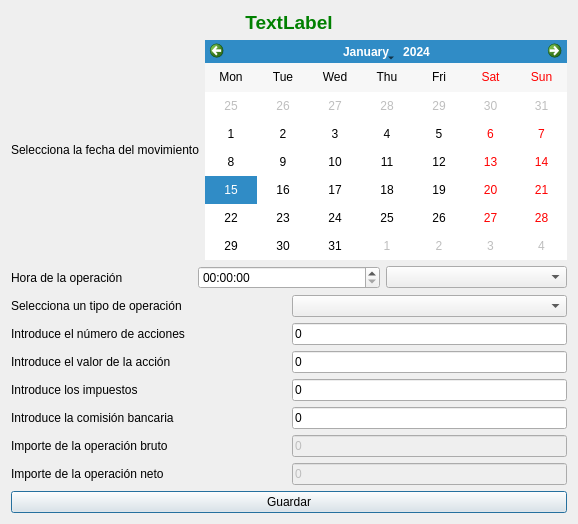
<?xml version="1.0" encoding="UTF-8"?>
<ui version="4.0">
 <class>frmInversionesIBM</class>
 <widget class="QDialog" name="frmInversionesIBM">
  <property name="windowModality">
   <enum>Qt::WindowModal</enum>
  </property>
  <property name="geometry">
   <rect>
    <x>0</x>
    <y>0</y>
    <width>578</width>
    <height>524</height>
   </rect>
  </property>
  <property name="windowTitle">
   <string>Nuevo movimiento de la inversión seleccionada</string>
  </property>
  <property name="windowIcon">
   <iconset>
    <normaloff>:/xulpmoney/document-edit.png</normaloff>:/xulpmoney/document-edit.png</iconset>
  </property>
  <property name="modal">
   <bool>true</bool>
  </property>
  <layout class="QHBoxLayout" name="horizontalLayout_9">
   <item>
    <layout class="QVBoxLayout" name="verticalLayout">
     <item>
      <widget class="QLabel" name="lblTitulo">
       <property name="font">
        <font>
         <pointsize>14</pointsize>
         <weight>75</weight>
         <bold>true</bold>
        </font>
       </property>
       <property name="styleSheet">
        <string notr="true">color: rgb(0, 128, 0);</string>
       </property>
       <property name="text">
        <string>TextLabel</string>
       </property>
       <property name="alignment">
        <set>Qt::AlignCenter</set>
       </property>
      </widget>
     </item>
     <item>
      <layout class="QHBoxLayout" name="horizontalLayout_2">
       <item>
        <widget class="QLabel" name="label">
         <property name="text">
          <string>Selecciona la fecha del movimiento</string>
         </property>
        </widget>
       </item>
       <item>
        <widget class="QCalendarWidget" name="calendar">
         <property name="firstDayOfWeek">
          <enum>Qt::Monday</enum>
         </property>
         <property name="verticalHeaderFormat">
          <enum>QCalendarWidget::NoVerticalHeader</enum>
         </property>
        </widget>
       </item>
      </layout>
     </item>
     <item>
      <layout class="QHBoxLayout" name="horizontalLayout_8">
       <item>
        <widget class="QLabel" name="label_8">
         <property name="text">
          <string>Hora de la operación</string>
         </property>
        </widget>
       </item>
       <item>
        <widget class="QTimeEdit" name="timeedit"/>
       </item>
       <item>
        <widget class="QComboBox" name="cmbTZ"/>
       </item>
      </layout>
     </item>
     <item>
      <layout class="QHBoxLayout" name="horizontalLayout_3">
       <item>
        <widget class="QLabel" name="label_2">
         <property name="text">
          <string>Selecciona un tipo de operación</string>
         </property>
        </widget>
       </item>
       <item>
        <widget class="QComboBox" name="cmbTiposOperaciones"/>
       </item>
      </layout>
     </item>
     <item>
      <layout class="QHBoxLayout" name="horizontalLayout_5">
       <item>
        <widget class="QLabel" name="label_5">
         <property name="text">
          <string>Introduce el número de acciones</string>
         </property>
        </widget>
       </item>
       <item>
        <widget class="myQLineEdit" name="txtAcciones">
         <property name="sizePolicy">
          <sizepolicy hsizetype="Minimum" vsizetype="Fixed">
           <horstretch>0</horstretch>
           <verstretch>0</verstretch>
          </sizepolicy>
         </property>
         <property name="text">
          <string>0</string>
         </property>
        </widget>
       </item>
      </layout>
     </item>
     <item>
      <layout class="QHBoxLayout" name="horizontalLayout_6">
       <item>
        <widget class="QLabel" name="label_6">
         <property name="text">
          <string>Introduce el valor de la acción</string>
         </property>
        </widget>
       </item>
       <item>
        <widget class="myQLineEdit" name="txtValorAccion">
         <property name="sizePolicy">
          <sizepolicy hsizetype="Minimum" vsizetype="Fixed">
           <horstretch>0</horstretch>
           <verstretch>0</verstretch>
          </sizepolicy>
         </property>
         <property name="text">
          <string>0</string>
         </property>
        </widget>
       </item>
      </layout>
     </item>
     <item>
      <layout class="QHBoxLayout" name="horizontalLayout_7">
       <item>
        <widget class="QLabel" name="label_7">
         <property name="text">
          <string>Introduce los impuestos</string>
         </property>
        </widget>
       </item>
       <item>
        <widget class="myQLineEdit" name="txtImpuestos">
         <property name="sizePolicy">
          <sizepolicy hsizetype="Minimum" vsizetype="Fixed">
           <horstretch>0</horstretch>
           <verstretch>0</verstretch>
          </sizepolicy>
         </property>
         <property name="text">
          <string>0</string>
         </property>
        </widget>
       </item>
      </layout>
     </item>
     <item>
      <layout class="QHBoxLayout" name="horizontalLayout_4">
       <item>
        <widget class="QLabel" name="label_4">
         <property name="text">
          <string>Introduce la comisión bancaria</string>
         </property>
        </widget>
       </item>
       <item>
        <widget class="myQLineEdit" name="txtComision">
         <property name="sizePolicy">
          <sizepolicy hsizetype="Minimum" vsizetype="Fixed">
           <horstretch>0</horstretch>
           <verstretch>0</verstretch>
          </sizepolicy>
         </property>
         <property name="text">
          <string>0</string>
         </property>
        </widget>
       </item>
      </layout>
     </item>
     <item>
      <layout class="QHBoxLayout" name="horizontalLayout">
       <item>
        <widget class="QLabel" name="label_3">
         <property name="text">
          <string>Importe de la operación bruto</string>
         </property>
        </widget>
       </item>
       <item>
        <widget class="myQLineEdit" name="txtImporteBruto">
         <property name="enabled">
          <bool>false</bool>
         </property>
         <property name="sizePolicy">
          <sizepolicy hsizetype="Minimum" vsizetype="Fixed">
           <horstretch>0</horstretch>
           <verstretch>0</verstretch>
          </sizepolicy>
         </property>
         <property name="text">
          <string>0</string>
         </property>
        </widget>
       </item>
      </layout>
     </item>
     <item>
      <layout class="QHBoxLayout" name="horizontalLayout_10">
       <item>
        <widget class="QLabel" name="label_9">
         <property name="text">
          <string>Importe de la operación neto</string>
         </property>
        </widget>
       </item>
       <item>
        <widget class="myQLineEdit" name="txtImporte">
         <property name="enabled">
          <bool>false</bool>
         </property>
         <property name="sizePolicy">
          <sizepolicy hsizetype="Minimum" vsizetype="Fixed">
           <horstretch>0</horstretch>
           <verstretch>0</verstretch>
          </sizepolicy>
         </property>
         <property name="text">
          <string>0</string>
         </property>
        </widget>
       </item>
      </layout>
     </item>
     <item>
      <widget class="QPushButton" name="cmd">
       <property name="text">
        <string>Guardar</string>
       </property>
      </widget>
     </item>
    </layout>
   </item>
  </layout>
 </widget>
 <customwidgets>
  <customwidget>
   <class>myQLineEdit</class>
   <extends>QLineEdit</extends>
   <header location="global">myqlineedit</header>
  </customwidget>
 </customwidgets>
 <resources>
  <include location="../images/xulpymoney.qrc"/>
 </resources>
 <connections/>
</ui>
